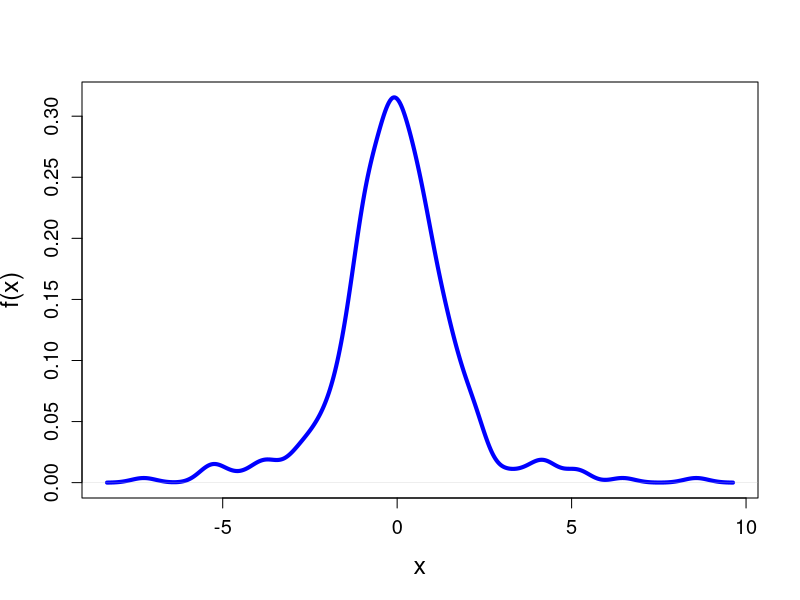

Recreate this plot in R. (Note: a time limit stopped this script after it produced the figure.)
# % ------------------------------------------------------------------------- % Book: MSE %
# ------------------------------------------------------------------------- % Quantlet: MSEnonpara1 %
# ------------------------------------------------------------------------- % Description: MSEnonpara1 generate n=300 t(3)
# distributed random sample, and draws the kernel density curve of the estimated kernel density function using a % Gaussian
# kernel. Since the kernel density function is biased in a finite sample, one can not compare it with the true density
# directly. One rather compare it with the expectation of the kernel density function under the true density. Then it draws
# the expectation of the kernel density function under the true density. %
# ------------------------------------------------------------------------- % Usage: - %
# ------------------------------------------------------------------------- % Inputs: n_1 - number of observations %
# ------------------------------------------------------------------------- % Output: 1. Draws n_1 observations from t(3)
# distribution % and plots the kernel density curve of the estimated kernel density function using a % Gaussian kernel. % %
# 2. generate n observations from t(3) distribution and plots the expectation of the kernel density function under the true
# density which is t(3) distribution. % 3. generate n observations from normal distribution with mean and standard deviation
# from the generated sample, plots the expectation of the kernel density function under the true density which is normal
# distribution with mean and standard deviation from the generated sample. %
# ------------------------------------------------------------------------- % Example: n_1 = 300 % n_1 = 3000 %
# ------------------------------------------------------------------------- % Author: Weining Wang, Lining Yu %
# -------------------------------------------------------------------------

n_1 = 300
obs = rt(n_1, 3)
den_x = density(obs, kernel = "gaussian", bw = "nrd0")
plot(den_x, lwd = 4, lty = 1, col = "blue", cex.axis = 1.2, font.axis = 1, cex.lab = 1.5, las = 0, xlab = "x", ylab = "f(x)", 
    main = "")

n = 1e+06
z = rt(n, 3)
h = den_x$bw
g = 1:512

for (j in 1:length(den_x$x)) {
    sum_k = 0
    for (i in 1:length(z)) {
        u = (den_x$x[j] - z[i])/h
        k = exp(-u^2/2)/sqrt(2 * pi)
        sum_k = sum_k + k
    }
    g[j] = 1/(h * length(z)) * sum_k
}

lines(den_x$x, g, lwd = 3, lty = 2, col = "red")
mu = mean(obs)
sd = sd(obs)
q = rnorm(n, mu, sd)
f = 1:512

for (j in 1:length(den_x$x)) {
    sum_k = 0
    for (i in 1:length(q)) {
        u = (den_x$x[j] - q[i])/h
        k = exp(-u^2/2)/sqrt(2 * pi)
        sum_k = sum_k + k
    }
    f[j] = 1/(h * length(z)) * sum_k
}

lines(den_x$x, f, lwd = 4, lty = 3, col = "black") 
